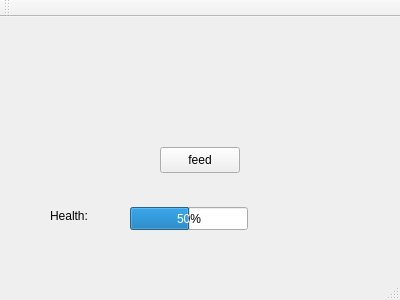
<?xml version="1.0" encoding="UTF-8"?>
<ui version="4.0">
 <class>MainWindow</class>
 <widget class="QMainWindow" name="MainWindow">
  <property name="geometry">
   <rect>
    <x>0</x>
    <y>0</y>
    <width>400</width>
    <height>300</height>
   </rect>
  </property>
  <property name="windowTitle">
   <string>MainWindow</string>
  </property>
  <widget class="QWidget" name="centralWidget">
   <widget class="QPushButton" name="pushButton">
    <property name="geometry">
     <rect>
      <x>160</x>
      <y>130</y>
      <width>80</width>
      <height>26</height>
     </rect>
    </property>
    <property name="text">
     <string>feed</string>
    </property>
   </widget>
   <widget class="QProgressBar" name="progressBar">
    <property name="geometry">
     <rect>
      <x>130</x>
      <y>190</y>
      <width>118</width>
      <height>23</height>
     </rect>
    </property>
    <property name="value">
     <number>50</number>
    </property>
   </widget>
   <widget class="QLabel" name="nameLabel">
    <property name="geometry">
     <rect>
      <x>160</x>
      <y>40</y>
      <width>59</width>
      <height>18</height>
     </rect>
    </property>
    <property name="text">
     <string/>
    </property>
   </widget>
   <widget class="QLabel" name="label">
    <property name="geometry">
     <rect>
      <x>50</x>
      <y>190</y>
      <width>59</width>
      <height>18</height>
     </rect>
    </property>
    <property name="text">
     <string>Health:</string>
    </property>
   </widget>
  </widget>
  <widget class="QMenuBar" name="menuBar">
   <property name="geometry">
    <rect>
     <x>0</x>
     <y>0</y>
     <width>400</width>
     <height>23</height>
    </rect>
   </property>
  </widget>
  <widget class="QToolBar" name="mainToolBar">
   <attribute name="toolBarArea">
    <enum>TopToolBarArea</enum>
   </attribute>
   <attribute name="toolBarBreak">
    <bool>false</bool>
   </attribute>
  </widget>
  <widget class="QStatusBar" name="statusBar"/>
 </widget>
 <layoutdefault spacing="6" margin="11"/>
 <resources/>
 <connections/>
</ui>
